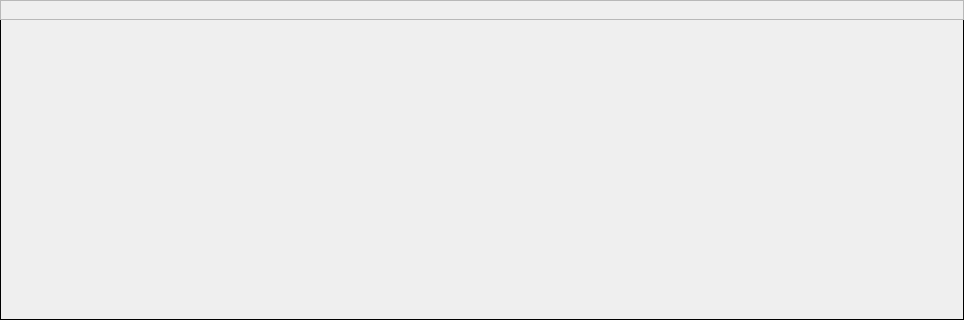
<?xml version="1.0" encoding="UTF-8"?>
<ui version="4.0">
 <class>Form</class>
 <widget class="QWidget" name="Form">
  <property name="geometry">
   <rect>
    <x>0</x>
    <y>0</y>
    <width>964</width>
    <height>320</height>
   </rect>
  </property>
  <property name="sizePolicy">
   <sizepolicy hsizetype="Fixed" vsizetype="Fixed">
    <horstretch>0</horstretch>
    <verstretch>0</verstretch>
   </sizepolicy>
  </property>
  <property name="minimumSize">
   <size>
    <width>0</width>
    <height>320</height>
   </size>
  </property>
  <property name="maximumSize">
   <size>
    <width>16777215</width>
    <height>320</height>
   </size>
  </property>
  <property name="contextMenuPolicy">
   <enum>Qt::NoContextMenu</enum>
  </property>
  <property name="windowTitle">
   <string>Form</string>
  </property>
  <property name="styleSheet">
   <string notr="true">#Form{ border:1px solid;}</string>
  </property>
  <layout class="QVBoxLayout" name="verticalLayout">
   <property name="spacing">
    <number>0</number>
   </property>
   <property name="leftMargin">
    <number>0</number>
   </property>
   <property name="topMargin">
    <number>0</number>
   </property>
   <property name="rightMargin">
    <number>0</number>
   </property>
   <property name="bottomMargin">
    <number>0</number>
   </property>
   <item>
    <widget class="QFrame" name="frame">
     <property name="minimumSize">
      <size>
       <width>0</width>
       <height>18</height>
      </size>
     </property>
     <property name="maximumSize">
      <size>
       <width>16777215</width>
       <height>20</height>
      </size>
     </property>
     <property name="frameShape">
      <enum>QFrame::StyledPanel</enum>
     </property>
     <property name="frameShadow">
      <enum>QFrame::Raised</enum>
     </property>
    </widget>
   </item>
   <item>
    <layout class="QHBoxLayout" name="horizontalLayout">
     <item>
      <widget class="menuItemClass" name="widget_1" native="true">
       <property name="sizePolicy">
        <sizepolicy hsizetype="Fixed" vsizetype="Fixed">
         <horstretch>0</horstretch>
         <verstretch>0</verstretch>
        </sizepolicy>
       </property>
       <property name="minimumSize">
        <size>
         <width>200</width>
         <height>300</height>
        </size>
       </property>
       <property name="maximumSize">
        <size>
         <width>200</width>
         <height>300</height>
        </size>
       </property>
       <property name="baseSize">
        <size>
         <width>200</width>
         <height>300</height>
        </size>
       </property>
       <property name="styleSheet">
        <string notr="true"/>
       </property>
      </widget>
     </item>
     <item>
      <widget class="menuItemClass" name="widget_2" native="true">
       <property name="sizePolicy">
        <sizepolicy hsizetype="Fixed" vsizetype="Fixed">
         <horstretch>0</horstretch>
         <verstretch>0</verstretch>
        </sizepolicy>
       </property>
       <property name="minimumSize">
        <size>
         <width>200</width>
         <height>300</height>
        </size>
       </property>
       <property name="maximumSize">
        <size>
         <width>200</width>
         <height>300</height>
        </size>
       </property>
       <property name="styleSheet">
        <string notr="true"/>
       </property>
      </widget>
     </item>
     <item>
      <widget class="menuItemClass" name="widget_3" native="true">
       <property name="sizePolicy">
        <sizepolicy hsizetype="Fixed" vsizetype="Fixed">
         <horstretch>0</horstretch>
         <verstretch>0</verstretch>
        </sizepolicy>
       </property>
       <property name="minimumSize">
        <size>
         <width>200</width>
         <height>300</height>
        </size>
       </property>
       <property name="maximumSize">
        <size>
         <width>200</width>
         <height>300</height>
        </size>
       </property>
       <property name="styleSheet">
        <string notr="true"/>
       </property>
      </widget>
     </item>
     <item>
      <widget class="menuItemClass" name="widget_4" native="true">
       <property name="sizePolicy">
        <sizepolicy hsizetype="Fixed" vsizetype="Fixed">
         <horstretch>0</horstretch>
         <verstretch>0</verstretch>
        </sizepolicy>
       </property>
       <property name="minimumSize">
        <size>
         <width>200</width>
         <height>300</height>
        </size>
       </property>
       <property name="maximumSize">
        <size>
         <width>200</width>
         <height>300</height>
        </size>
       </property>
       <property name="styleSheet">
        <string notr="true"/>
       </property>
      </widget>
     </item>
    </layout>
   </item>
  </layout>
 </widget>
 <customwidgets>
  <customwidget>
   <class>menuItemClass</class>
   <extends>QWidget</extends>
   <header>front/Classes/menuItemClass.h</header>
   <container>1</container>
   <slots>
    <signal>clicked()</signal>
   </slots>
  </customwidget>
 </customwidgets>
 <resources/>
 <connections/>
</ui>
